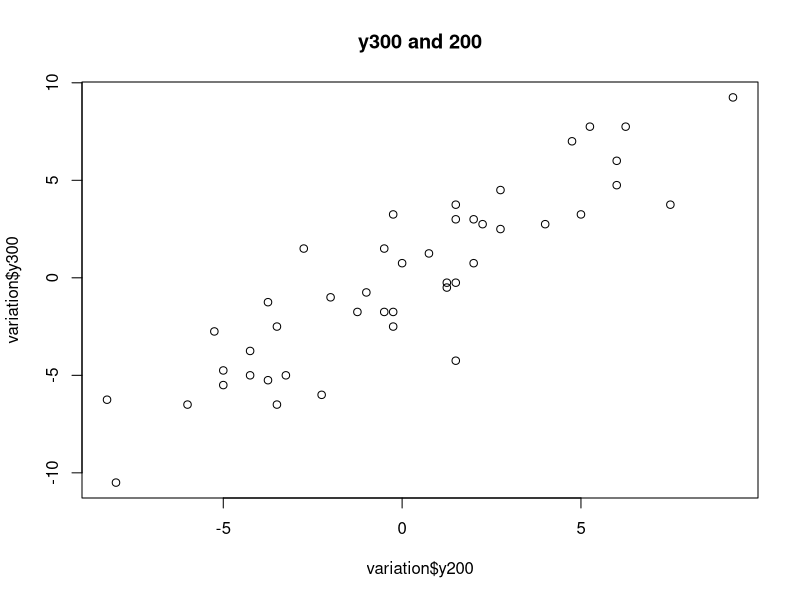
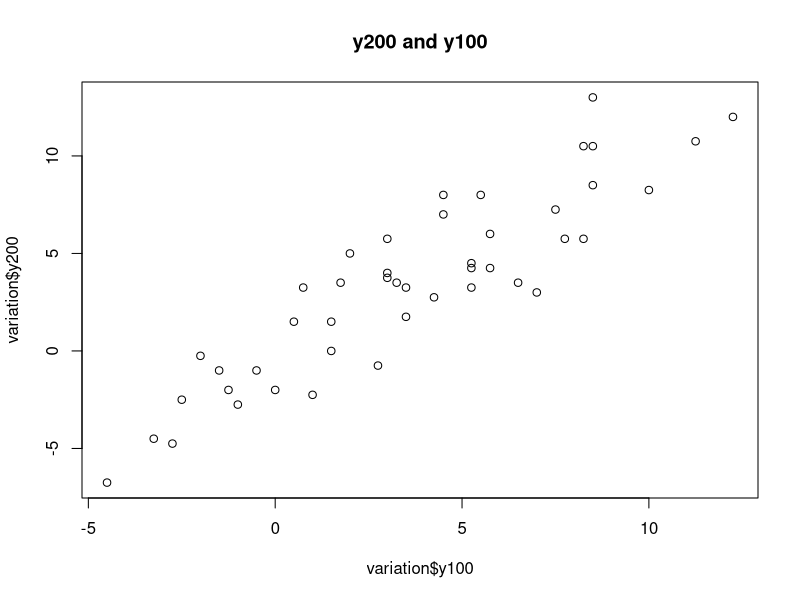

The R script that drew these images, in order:
# Cleaning up the Workspace
rm(list = ls())
dev.off()
cat("\014")

# Variation Data y300 and y200
variation <- read.csv("variation_sample.csv", header=T)

plot(variation$y300~variation$y200, main = "y300 and 200",
        col = "black")

summary(lm(variation$y300~variation$y200))

# Variation Data y200 and y100
variation <- read.csv("second_variation_sample.csv", header=T)

plot(variation$y200~variation$y100, main = "y200 and y100",
     col = "black")

summary(lm(variation$y200~variation$y100))